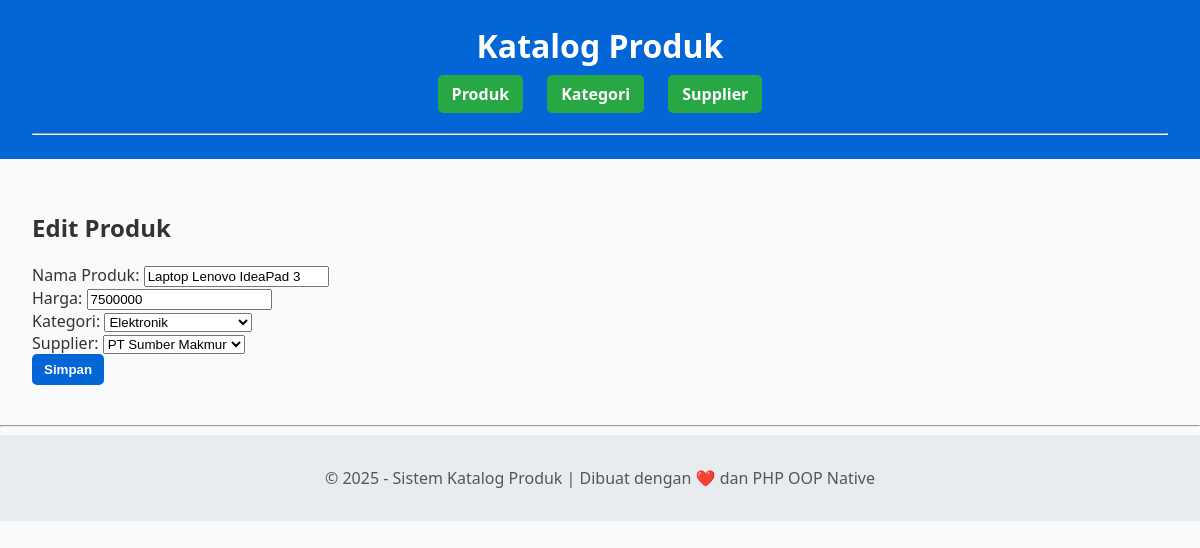
Screenshot of /?page=edit_produk&id=1 with the database file from the repository.
### tables this page shows
CREATE TABLE `produk` (
  `id_produk` int(11) NOT NULL,
  `nama_produk` varchar(150) NOT NULL,
  `harga` int(11) NOT NULL,
  `id_kategori` int(11) NOT NULL,
  `id_supplier` int(11) DEFAULT NULL
);

CREATE TABLE `kategori` (
  `id_kategori` int(11) NOT NULL,
  `nama_kategori` varchar(100) NOT NULL
);

CREATE TABLE `supplier` (
  `id_supplier` int(11) NOT NULL,
  `nama_supplier` varchar(150) NOT NULL,
  `kontak` varchar(100) DEFAULT NULL
);

### class/Produk.php (called while the page is built, shortened)
<?php
require_once 'Database.php';
class Produk {
    private $conn;
    private $table = "produk";
    public function __construct() {
        $db = new Database();
        $this->conn = $db->getConnection();
    }
    public function getById($id) {
        $sql = "SELECT * FROM $this->table WHERE id_produk=?";
        $stmt = $this->conn->prepare($sql);
        $stmt->bind_param("i", $id);
        $stmt->execute();
        return $stmt->get_result()->fetch_assoc();
    }
}
?>

### class/Database.php (called while the page is built, shortened)
<?php
class Database {
    private $conn;
    public function getConnection() {
        if ($this->conn == null) {
            $this->conn = new mysqli(DB_HOST, DB_USER, DB_PASS, DB_NAME);
        }
        return $this->conn;
    }
}
?>

### class/Kategori.php (called while the page is built, shortened)
<?php
require_once 'Database.php';
class Kategori {
    private $conn;
    private $table = "kategori";
    public function __construct() {
        $db = new Database();
        $this->conn = $db->getConnection();
    }
    public function tampil() {
    $sql = "SELECT * FROM $this->table ORDER BY id_kategori ASC";
    $stmt = $this->conn->prepare($sql);
    $stmt->execute();
    return $stmt->get_result();
}
}
?>

### class/Supplier.php (called while the page is built, shortened)
<?php
require_once 'Database.php';
class Supplier {
    private $conn;
    private $table = "supplier";
    public function __construct() {
        $db = new Database();
        $this->conn = $db->getConnection();
    }
    public function tampil() {
        $sql = "SELECT * FROM $this->table ORDER BY id_supplier ASC";
        $stmt = $this->conn->prepare($sql);
        $stmt->execute();
        return $stmt->get_result();
    }
}
?>

### view/produk_form.php (the view, shortened to what this page needs)
<?php
require_once './class/Produk.php';
require_once './class/Kategori.php';
require_once './class/Supplier.php';
$kategori = new Kategori();
$supplier = new Supplier();
$produk = new Produk();
$dataEdit = null;
if (isset($_GET['id'])) {
    $dataEdit = $produk->getById($_GET['id']);
}
?>
<h2><?= $dataEdit ? 'Edit Produk' : 'Tambah Produk' ?></h2>
<form method="POST">
    <label>Nama Produk:</label>
    <input type="text" name="nama" value="<?= $dataEdit['nama_produk'] ?? '' ?>"><br>
    <label>Harga:</label>
    <input type="number" name="harga" value="<?= $dataEdit['harga'] ?? '' ?>"><br>
    <label>Kategori:</label>
    <select name="kategori">
        <?php
        $kats = $kategori->tampil();
        while ($k = $kats->fetch_assoc()):
        ?>
        <option value="<?= $k['id_kategori'] ?>" <?= isset($dataEdit) && $dataEdit['id_kategori']==$k['id_kategori'] ? 'selected' : '' ?>>
            <?= $k['nama_kategori'] ?>
        </option>
        <?php endwhile; ?>
    </select><br>
    <label>Supplier:</label>
    <select name="supplier">
        <?php
        $sups = $supplier->tampil();
        while ($s = $sups->fetch_assoc()):
        ?>
        <option value="<?= $s['id_supplier'] ?>" <?= isset($dataEdit) && $dataEdit['id_supplier']==$s['id_supplier'] ? 'selected' : '' ?>>
            <?= $s['nama_supplier'] ?>
        </option>
        <?php endwhile; ?>
    </select><br>
    <button type="submit">Simpan</button>
</form>

### style/main.css (style rules this page uses)
body { font-family: 'Segoe UI', Tahoma, Geneva, Verdana, sans-serif; background-color: #f9fafc; color: #333; margin: 0; padding: 0; }
button, a.button { background-color: #0366d6; color: white; padding: 8px 12px; border: none; border-radius: 5px; text-decoration: none; font-weight: bold; cursor: pointer; }

### rows the page displays
produk: nama "Laptop Lenovo IdeaPad 3", harga "7500000", kategori "Elektronik", supplier "PT Sumber Makmur"
